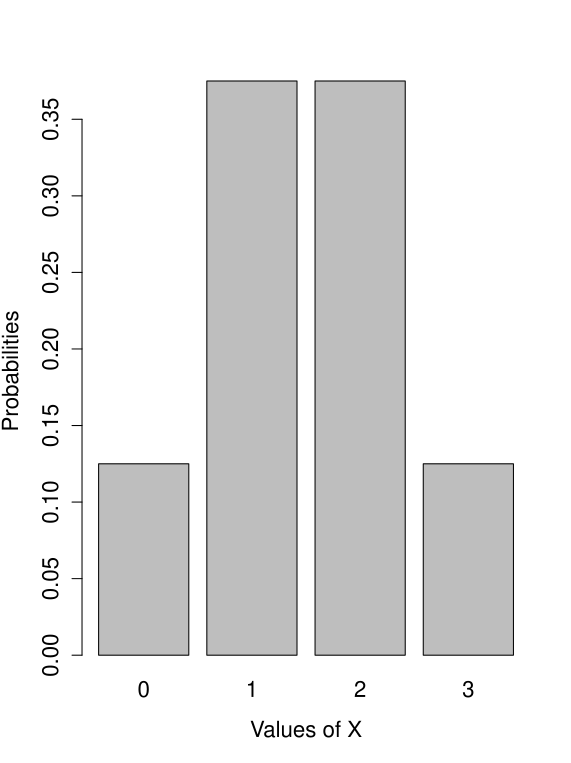

Here is the R script that generated this plot:
# bar graph of distribution of number heads, 3 coin tosses

x.values = c(0, 1, 2, 3)
x.probs = c(1/8, 3/8, 3/8, 1/8)

x.dist.table = as.table(cbind(x.values, x.probs))
x.dist.table
barplot(x.probs, names.arg = c("0", "1", "2", "3"), xlab = "Values of X", ylab = "Probabilities")
